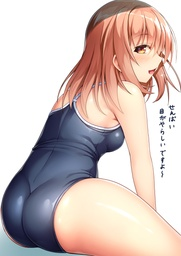
#> input picture 新しいフォルダー/newFolder/新しいフォルダー/9346904.jfif, 181 x 256 px, shrunk from 850 x 1200 before the run
$ python medStab.py '新しいフォルダー/newFolder/新しいフォルダー/9346904.jfif' 5
#> lines starting #> are read from the running program, lines starting #| are printed output that depends on the picture
#> further down, img is the input picture: shape (256, 181, 3); mean B, G, R 188.1, 192, 208
### imgProLib.py
#全てのことが自分にとって可能であるという前提に立つ！ そうすれば、「どうすればできるか？」を考え始めることが出来るようになる
#考え始めさえすれば、全ての課題は解決可能になる！
#諦めなければ希望はある！、　炎は此処に！
#img.ndim == 3 →　RGB
#img.ndim == 2 →　GRAY

import numpy as np
import sys
import cv2
import copy
import math
import random
from numpy.core.fromnumeric import shape
from numpy.core.numeric import zeros_like
#from PIL import Image

#https://atsuoishimoto.hatenablog.com/entry/2018/01/06/195649 pythonの処理が遅い原因について
#for文自体が遅いわけではない、
#Pythonの演算が遅い最大の要因は、Pythonが静的な型宣言を行わない言語で、型推論もJITもなく、常に動的にオブジェクトの演算を行う、という点にある場合がほとんどだ。(引用)

class imgProCls:
    def __init__(self,img):
        self.queue=[]#キュー
        self.img=img
        pass
    def __EnQuere(self,y,x):
        self.queue.append((y,x))
    # [6 lines left out: function __DeQuere, not called in this run]
    #imgに格納されている

    #self.imgをRGBA方式に変更する  そしてRGBA方式を共通規格とする．
    def __SelfImgConvert2RGBA(self):
        if self.img.ndim == 2:
            self.img = cv2.cvtColor(self.img,cv2.COLOR_GRAY2RGB)
        #カラー画像を透過考慮画像RGBA画像に変更
        if self.img.shape[2]==3: #alphaがないなら
            self.img=cv2.cvtColor(self.img,cv2.COLOR_RGB2RGBA)
            #self.img[0:self.img.shape[0],0:self.img.shape[1],3]=255 #透明にならないように


    #画像を演算用画像に書き換える

    #画像を出力用画像に書き換える．


    #透過画像がimgに格納されているなら、それをRGB方式にして出力する JPG出力用に変換するときなどにどうぞ
    # [419 lines left out: functions AlphaImg2RGBImg, calcPixnumMeanVari, OutuMethod, Morphology, MorphologyRGB, MorphologyRGB2 and 9 more, not called in this run]

    def SwapRG(self):
        return self.__SwapRGB(1,2)
    def SwapRB(self):
        return self.__SwapRGB(0,2)
    def SwapGB(self):
        return self.__SwapRGB(0,1)
    #クラスが保有している画像から,引数の画像を引いた画像を出力する isAbsがTrueなら差の絶対値を取る
    # [80 lines left out: functions DiffImg, CannyGaussian, not called in this run]


    #メディアンフィルタ
    def MedianFilter(self,r:int):
        self.__SelfImgConvert2RGBA()#画像をRGBAに変換する
        #カーネルの作成
        kernel=np.zeros((2*r+1,2*r+1,3),dtype=int)
        #円形カーネルの設定
        for y in range(-r,r+1):
            for x in range(-r,r+1):
                if(r**2>=y**2+x**2):
                    kernel[r+y,r+x]=1
        kH=kernel.shape[0]
        kW=kernel.shape[1]
        #カーネルに合わせて膨張処理
        H,W=self.img.shape[0],self.img.shape[1]
#> H = 256; W = 181
        #画像の透明度情報以外は0に
        retImg = np.zeros_like(self.img)
        retImg[:,:,3]=self.img[:,:,3]
        progress = 0
        maxprogress = (H-2*r)*(W-2*r)
#> maxprogress = 42066
        for y in range(r,H-r):
            for x in range(r,W-r):
                outKernel=self.img[(y-r):(y+r+1),(x-r):(x+r+1),0:3]
                for k in range(3):
                #前景領域
                    #まず、カーネルと画像のスライスのアダマール積を取り、生き残った画素の中央値を取る
                    targetList=[]
                    for i in range(kH):
                        for j in range(kW):
                            if(kernel[i,j,k]==1):
                                targetList.append(outKernel[i,j,k])
                    retImg[y,x,k]=np.median(targetList)
                    #print(str(y)+","+str(x)+","+str(k))
                progress+=1
                print(str(progress)+"/"+str(maxprogress))
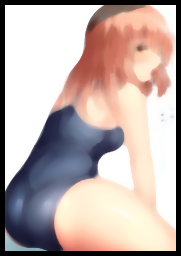
#> retImg: shape (256, 181, 4); mean B, G, R, A 169.8, 173.7, 189.8, 255
#> after the loop, progress = 42066
        return retImg

#特定の色を画像から削除する r,g,b,a =0にする
    # [72 lines left out: functions DeleteSelectColor, SUGOIFilter, YABAIFilter, PickUpPainter, not called in this run]

    # [64 lines of commented-out code are left out]

### medStab.py
import sys
import numpy as np
import math
import cv2
import time
from imgProLib import imgProCls
fname_in  = sys.argv[1]
r = int(sys.argv[2])
img = cv2.imread(fname_in)
pro=imgProCls(img)

t1_1=time.time()
retImg=pro.MedianFilter(r)
t1_2=time.time()
print(str(t1_2-t1_1)+"秒")
cv2.imshow("img",retImg)
cv2.waitKey(0)


print("OutPutFileName=",end="")
outputStr=input()
#> the answer given: out.png
cv2.imwrite(outputStr,retImg)
